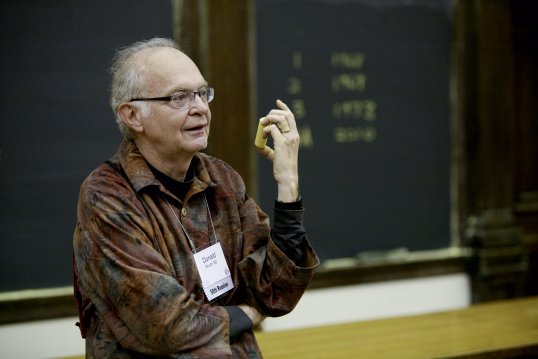
#> input picture donald-knuth.jpeg, 538 x 359 px
$ python pixel_manipulation_3.py
#> lines starting #> are read from the running program, lines starting #| are printed output that depends on the picture
import cv2 as cv

image = cv.imread('./donald-knuth.jpeg')
#> image is the input picture: shape (359, 538, 3); mean B, G, R 48.7, 61.6, 65

for y in range(0, image.shape[0]):
  for x in range(0, image.shape[1]):
    image[y, x] = (0, (y*x)%256, 0)
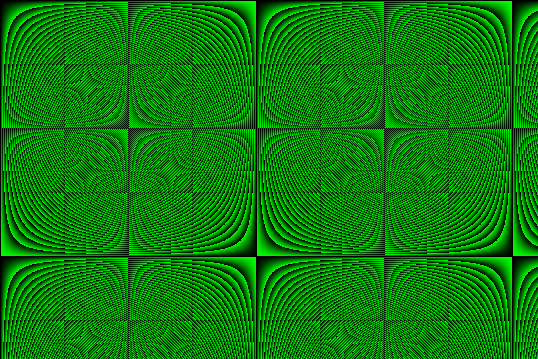
#> image: shape (359, 538, 3); mean B, G, R 0, 125, 0

cv.imshow('Image modified', image)
cv.waitKey()
